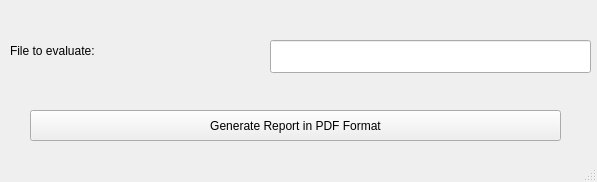
<?xml version="1.0" encoding="UTF-8"?>
<ui version="4.0">
 <class>MainWindow</class>
 <widget class="QMainWindow" name="MainWindow">
  <property name="geometry">
   <rect>
    <x>0</x>
    <y>0</y>
    <width>597</width>
    <height>182</height>
   </rect>
  </property>
  <property name="windowTitle">
   <string>Generate Report</string>
  </property>
  <widget class="QWidget" name="centralwidget">
   <widget class="QLabel" name="label">
    <property name="geometry">
     <rect>
      <x>10</x>
      <y>40</y>
      <width>251</width>
      <height>21</height>
     </rect>
    </property>
    <property name="styleSheet">
     <string notr="true">font: 75 13pt &quot;Rockwell&quot;;</string>
    </property>
    <property name="text">
     <string>File to evaluate:</string>
    </property>
   </widget>
   <widget class="QLineEdit" name="lineEdit">
    <property name="geometry">
     <rect>
      <x>270</x>
      <y>40</y>
      <width>321</width>
      <height>33</height>
     </rect>
    </property>
   </widget>
   <widget class="QPushButton" name="pushButton_2">
    <property name="geometry">
     <rect>
      <x>30</x>
      <y>110</y>
      <width>531</width>
      <height>31</height>
     </rect>
    </property>
    <property name="styleSheet">
     <string notr="true">font: 75 13pt &quot;Rockwell&quot;;</string>
    </property>
    <property name="text">
     <string>Generate Report in PDF Format</string>
    </property>
   </widget>
   <widget class="QLabel" name="label_2">
    <property name="geometry">
     <rect>
      <x>0</x>
      <y>0</y>
      <width>611</width>
      <height>201</height>
     </rect>
    </property>
    <property name="text">
     <string/>
    </property>
    <property name="pixmap">
     <pixmap>dsBuffer.bmp.png</pixmap>
    </property>
   </widget>
   <zorder>label_2</zorder>
   <zorder>label</zorder>
   <zorder>lineEdit</zorder>
   <zorder>pushButton_2</zorder>
  </widget>
  <widget class="QStatusBar" name="statusbar"/>
 </widget>
 <resources/>
 <connections/>
</ui>
